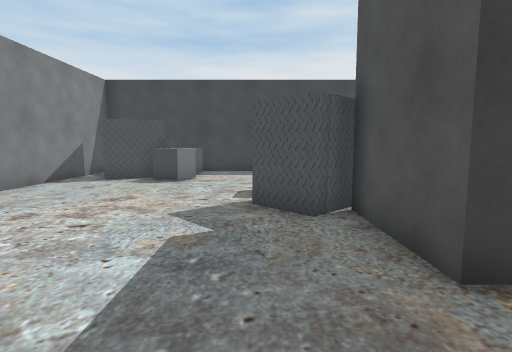
view 1 (above)

20 first-person views from a walk through a 3-D level made in the Unity game engine. The camera is 1.2 m above the floor, tilts 6° down and sees 80° across. The floor is counted in squares, 1 m on a side. Each view is taken from the middle of a square. On the plan, view 1 faces up. The plan holds only what a view shows up to about 13 squares ahead; the rest is blank. The place goes on beyond the plan. The player is left out. Some surface patterns are stand-ins.

view 2
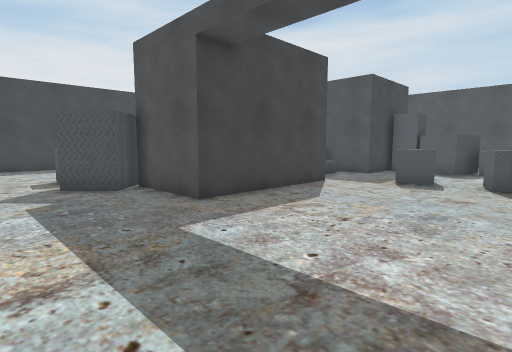

view 3
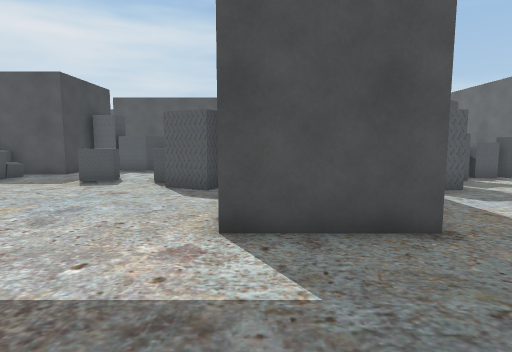

view 4
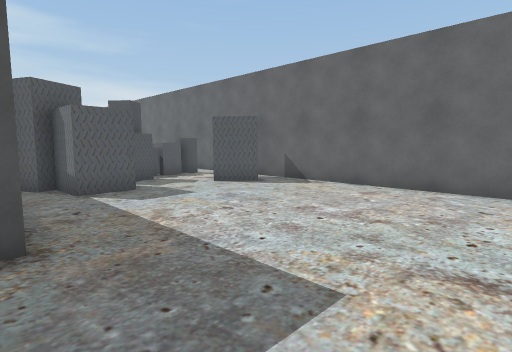

view 5
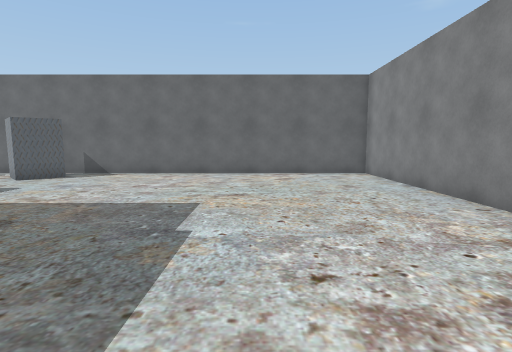

view 6
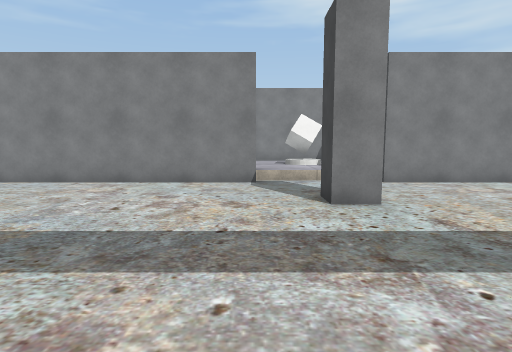

view 7
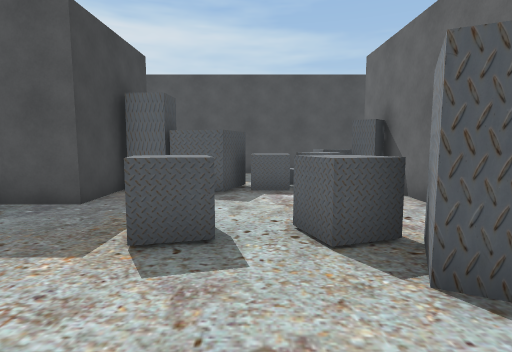

view 8
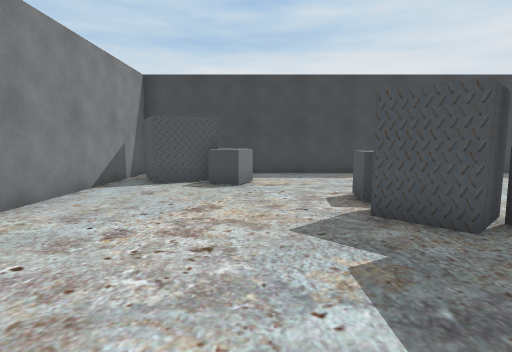

view 9
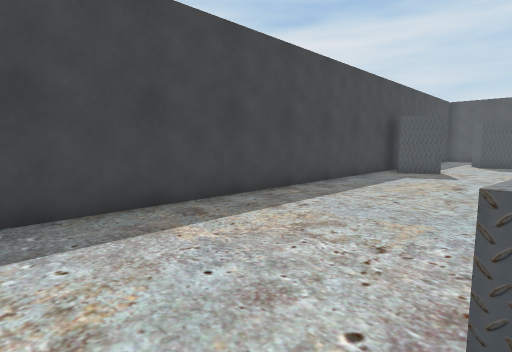

view 10
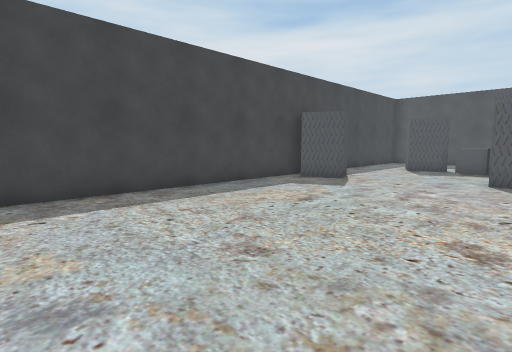

view 11
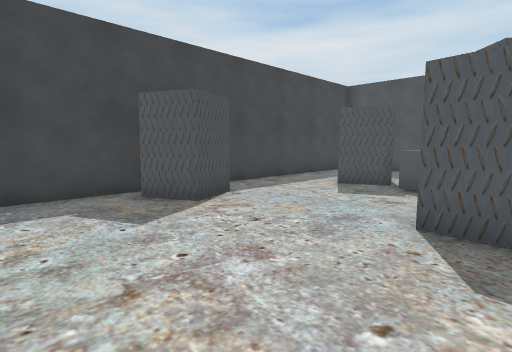

view 12
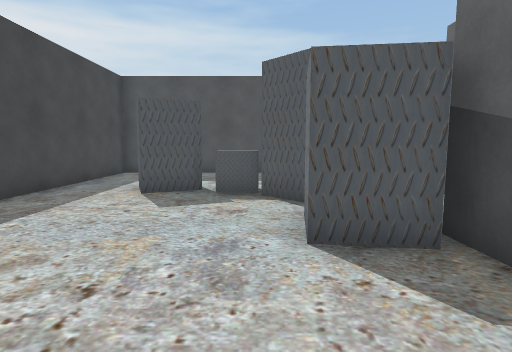

view 13
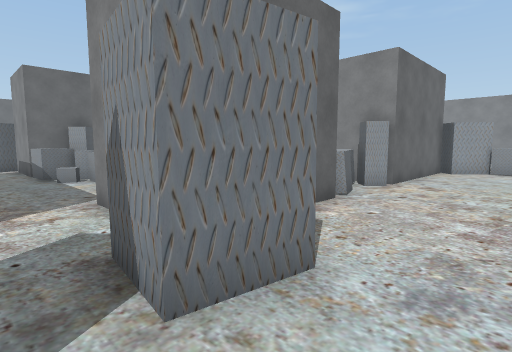

view 14
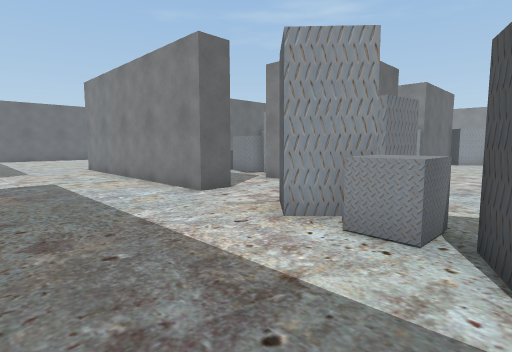

view 15
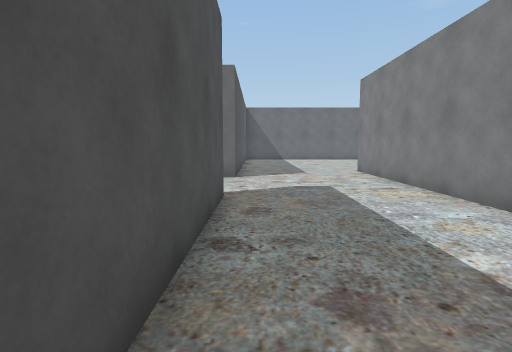

view 16
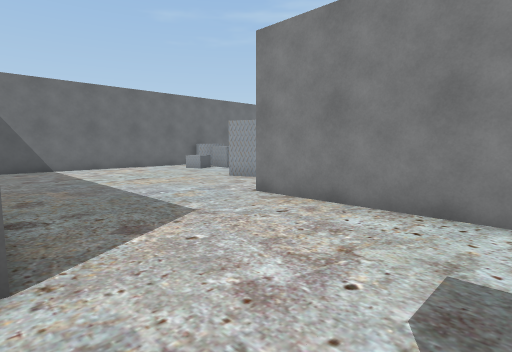

view 17
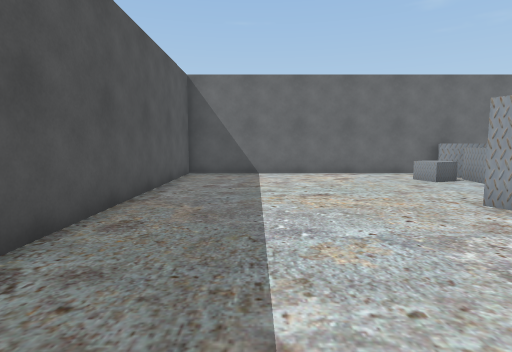

view 18
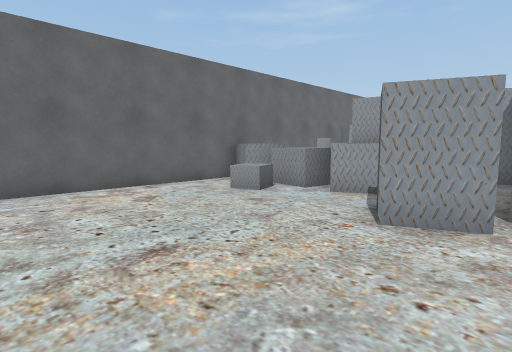

view 19
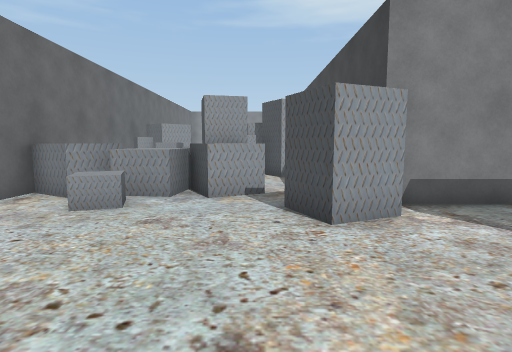

view 20
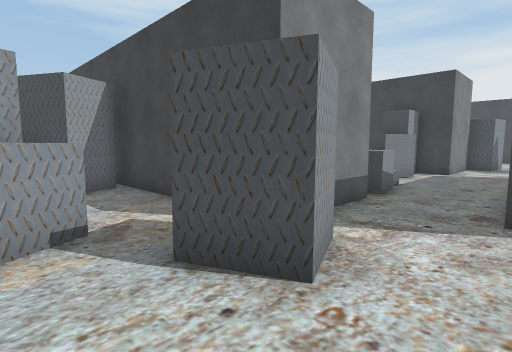

### Floor plan
Key: @ floor where view 1 was taken; # wall or solid block; . main floor; : floor 0.25 m higher than the main floor; / step, stairs or slope; C cube; O other object.
Columns run from 9 left of view 1 to 23 right of it. Each row starts with its distance up from view 1.
 14   #  ############################
 13   #   O..............O  ........#
 12   #O  OO.............OOO....... #
 11   #.OOOO..............O....OO  .#
 10   #.O.OO...................OO...#
  9   #.......................OO....#
  8   #......OO...............OO....#
  7   #.......O............OOOOO....#
  6   #......OOO...........OO.O.....#
  5   #.......O######OO#####........#
  4   #........######OO## ##........#
  3   #........######..#####..#.....#
  2   #..................##...#.....#
  1   #..............O.  OO...#.....#
  0     .....@.......O...OO...#......
 -1 C:/...#..............OO...#......
 -2 ::/.............OOO..OO...#......
 -3 ::/............OOO.  OOO..#.....#
 -4   #............OO ...##O..#.....#
 -5   #........#       #####..#.....#
 -6   #........#       ##  #........#
 -7   #........#    #####  #........#
 -8   #..............OO    OO.......#
 -9   #............OOOO....OO.......#
-10   #............OOOO.OOO.........#
-11   #..............OOOOOO.........#
-12   #..............OO  OO.........#
-13   #............O..O  OOOO.......#
-14   #...........OOO.#  OO.........#
-15   #............  .    O.........#
-16   ###############################

Where each view was taken, in squares from view 1:
view 1: 0 up, 0 right, facing up
view 2: 3 down, 2 left, facing up-right
view 3: 5 down, 2 left, facing right
view 4: 7 down, 2 left, facing down-right
view 5: 3 down, 2 left, facing down
view 6: 3 down, 3 right, facing left
view 7: 1 down, 4 right, facing right
view 8: 1 up, 2 left, facing up
view 9: 8 up, 1 left, facing up-right
view 10: 6 up, 3 right, facing up-right
view 11: 6 up, 9 right, facing up-right
view 12: 8 up, 10 right, facing right
view 13: 9 up, 16 right, facing down-left
view 14: 10 up, 22 right, facing down-left
view 15: 8 up, 22 right, facing down
view 16: 0 up, 23 right, facing down-left
view 17: 3 down, 20 right, facing down
view 18: 7 down, 20 right, facing down-left
view 19: 10 down, 20 right, facing left
view 20: 11 down, 17 right, facing up-left
